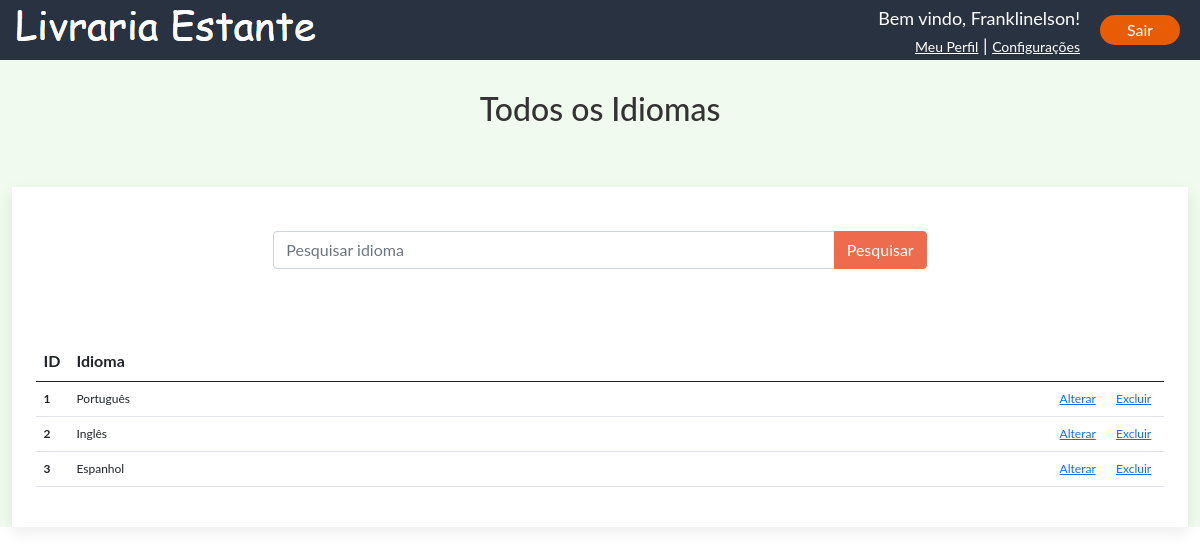
The page /todos-idiomas.php (signed in) on the database its author committed.
### tables this page shows
CREATE TABLE `idiomas` (
  `ididioma` int(11) NOT NULL,
  `idioma` varchar(30) NOT NULL
);

### todos-idiomas.php (the view, shortened to what this page needs)
<?php require_once("private/conexao.php"); ?>
<?php
    $consulta_lista_idiomas = " SELECT * FROM idiomas " ;
    $consulta_lista_idiomas .= " ORDER BY ididioma ASC ";
    $extrato_todos_idiomas = mysqli_query($conecta, $consulta_lista_idiomas);
?>
<!DOCTYPE html>
<html lang="pt-br">
<head>
    <link href="uikit\css\uikit.css" rel="stylesheet">
    <link href="bootstrap/css/bootstrap.min.css" rel="stylesheet">
    <link href="css/style.css" rel="stylesheet">
</head>
<body>
 <?php include_once("_include/header.php"); ?>
    <main class="principal container-fluid">
        <div class="titulo-central">
            <h2>Todos os Idiomas</h2>
        </div>
        <div id="caixa-lista" class="table-responsive row row-cols-1 row-cols-md-1 mb-1 uk-card uk-card-default">
            <form id="pesquisar-idiomas" action="todos-idiomas.php" method="get" class="input-group mb-3 barra-pesquisa" >
                <input type="text" class="form-control" name="pesquisa_idioma" placeholder="Pesquisar idioma" aria-label="Pesquisar idioma" aria-describedby="button-addon2">
                <button type="input" name="botao" class="btn btn-primary" id="button-addon2" >Pesquisar</button>
            </form>
            <table class="table" id="lista-livros">
                <thead>
                    <tr id="coluna-tabela">
                    <th id="coluna-id" scope="col">ID</th>
                    <th id="coluna-titulo" scope="col">Idioma</th>
                    <th id="coluna-alterar" scope="col"></th>
                    <th id="coluna-excluir" scope="col"></th>
                    </tr>
                </thead>
                <tbody>
                <?php
                    while($lista_idiomas = mysqli_fetch_assoc($extrato_todos_idiomas)){
                ?>
                    <form action="todos-idiomas.php" method="post">
                        <tr id="linha-tabela">
                            <th scope="row"><?php echo $lista_idiomas["ididioma"]; ?></th>
                            <td id="linha-titulo">
                                    <?php echo $lista_idiomas["idioma"]; ?>
                                </td>
                            <td><a href="#" uk-toggle>Alterar</a> </td>
                            <td><a href="#" uk-toggle>Excluir</a> </td>
                        </tr>
                    </form>
                <?php
                    }
                ?>
                </tbody>
            </table>
        </div>
    </main>
</body>
</html>

### css/style.css (style rules this page uses)
main,body,h1,h2 { font-family: 'Lato', sans-serif !important; }
.container-fluid { margin: 0 auto; }
body { background-color: #f1faee; }
.principal { background-color:#f1faee; }
.barra-pesquisa { width: 60%; margin: 0 auto; padding-top: 20px; }
#caixa-lista { background-color:#ffff; padding: 2%; margin: 5% 0; }
#lista-livros { margin-top: 5%; }
#linha-tabela { font-size:12px; }
#lista-livros #coluna-titulo { width:5px; }
#coluna-tabela { width: 100%; }
#coluna-id { width: 2%; }
#coluna-titulo { width: 50%; }
#coluna-alterar,#coluna-excluir { width: 5%; }
.titulo-central { margin-top:30px; text-align:center; margin-bottom:30px; }
.btn-primary { background-color: #ee6c4d ; border-color: #ee6c4d ; color: #ffff ; }

### rows shown on the page
idiomas: ididioma "1", idioma "Português"
idiomas: ididioma "2", idioma "Inglês"
idiomas: ididioma "3", idioma "Espanhol"

### other values the page prints
$nome_usuario "Franklinelson"
